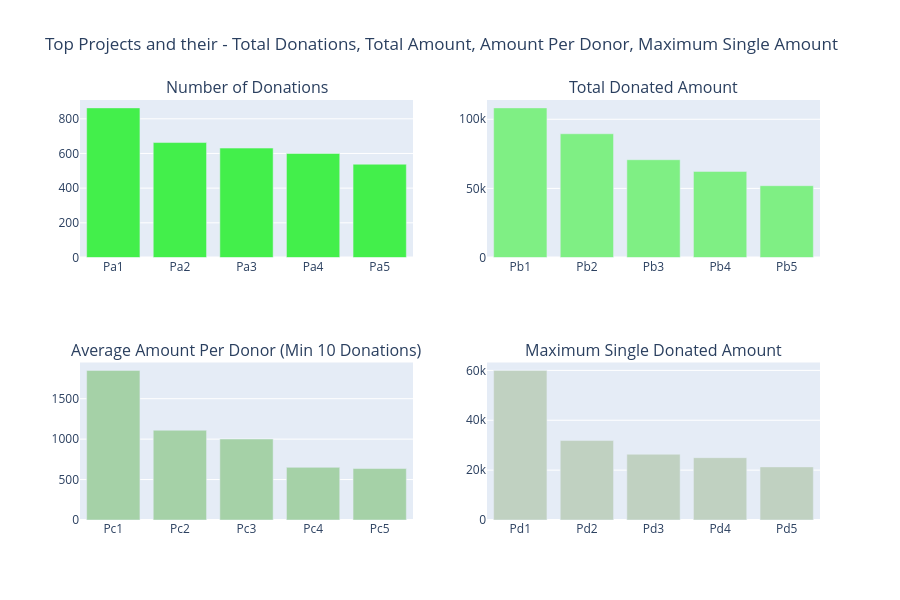

Notebook source saved alongside this figure:
### Markdown cell above
Hasta abril de 2018, se han realizado un total de **4,687,884 donaciones** en DonorsChoose. El monto donado más alto asciende a **USD 60,000**, donados en 2013. Solo **6 donaciones superan los USD 20,000**, mientras que únicamente **61 pagos son mayores a USD 10,000**. La mayoría de los pagos (aproximadamente el **83%** de todas las donaciones) son **inferiores a USD 100**. Hay 350 pagos de menos de USD 1 → una cantidad pequeña, pero que igual puede marcar la diferencia. Hasta abril de 2018, DonorsChoose ha recaudado una cantidad total enorme de **USD 284,408,243** a través de su plataforma. El monto promedio donado en DonorsChoose es de USD 60. Veamos los detalles de los donantes y los proyectos relacionados con estas donaciones en las siguientes secciones.

## <a id="3.2">3.2 Proyectos y sus donaciones</a>

Identifiquemos los mejores proyectos y los valores de sus atributos relacionados:

- 3.2.1 Proyectos con el mayor número de donantes
- 3.2.2 Proyectos con los montos totales financiados más altos
- 3.2.3 Proyectos con los montos promedio más altos por donante
- 3.2.4 Proyectos con el monto donado único más alto

### Code cell
# Which Projects Had the maximum Donations 
tempdf = donations_df.groupby('Project ID').agg({'Project ID' : 'count', 'Donation Amount' : 'sum'}).rename(columns={'Project ID' : "Total Donations", 'Donation Amount' : "Total Amount"}).reset_index()
tempdf['Average Donation Amount'] = tempdf['Total Amount'] / tempdf['Total Donations']

tempdf1 = tempdf.sort_values(by=['Total Donations'], ascending=[False])
x = tempdf1.head(5)['Project ID']
x = ["Pa"+str(i+1) for i in range(len(x))]
y = tempdf1.head(5)['Total Donations']
tr1 = bar_ver_noagg(x, y, 'Total Donations', '#43ef4b', lm=None, rt=True)

tempdf1 = tempdf.sort_values(by=['Total Amount'], ascending=[False])
x = tempdf1.head(5)['Project ID']
x = ["Pb"+str(i+1) for i in range(len(x))]
y = tempdf1.head(5)['Total Amount']
tr2 = bar_ver_noagg(x, y, 'Average Donations', '#7fef84', lm=None, rt=True)

tempdf_filtered = tempdf[tempdf['Total Donations'] > 10].sort_values(by=['Average Donation Amount'], ascending=False)
x = tempdf_filtered.head(5)['Project ID']
x = ["Pc"+str(i+1) for i in range(len(x))]
y = tempdf_filtered.head(5)['Average Donation Amount']
tr3 = bar_ver_noagg(x, y, 'Average Donations (Min: 10 Donations)', '#a5d1a7', lm=None, rt=True)

tempdf = donations_df.groupby('Project ID').agg({'Project ID' : 'count', 'Donation Amount' : 'max'}).rename(columns={'Project ID' : "Total Donations", 'Donation Amount' : "Maximum Donations"}).reset_index()
tempdf1 = tempdf.sort_values(by=['Maximum Donations'], ascending=[False])
x = tempdf1.head(5)['Project ID']
x = ["Pd"+str(i+1) for i in range(len(x))]
y = tempdf1.head(5)['Maximum Donations']
tr4 = bar_ver_noagg(x, y, 'Maximum Donations', '#c0d1c1', lm=None, rt=True)

fig = tools.make_subplots(rows=2, cols=2, print_grid=False, subplot_titles = ['Number of Donations', "Total Donated Amount", 'Average Amount Per Donor (Min 10 Donations)', 'Maximum Single Donated Amount'])
fig.append_trace(tr1, 1, 1);
fig.append_trace(tr2, 1, 2);
fig.append_trace(tr3, 2, 1);
fig.append_trace(tr4, 2, 2);
fig['layout'].update(height=600, showlegend=False, title='Top Projects and their - Total Donations, Total Amount, Amount Per Donor, Maximum Single Amount');
iplot(fig);
print('Proyectos con más de 10 donaciones:', len(tempdf[tempdf['Total Donations'] > 10]))

### Figure 1 — Plotly figure (JSON) as saved in the notebook; plotly's stock layout.template omitted (floating-point values rounded to 4 significant figures)
{"data": [{"marker": {"color": "#43ef4b"}, "type": "bar", "x": ["Pa1", "Pa2", "Pa3", "Pa4", "Pa5"], "xaxis": "x", "y": [863, 663, 631, 600, 538], "yaxis": "y"}, {"marker": {"color": "#7fef84"}, "type": "bar", "x": ["Pb1", "Pb2", "Pb3", "Pb4", "Pb5"], "xaxis": "x2", "y": [108200.0, 89510.0, 70730.0, 62290.0, 51950.0], "yaxis": "y2"}, {"marker": {"color": "#a5d1a7"}, "type": "bar", "x": ["Pc1", "Pc2", "Pc3", "Pc4", "Pc5"], "xaxis": "x3", "y": [1850.0, 1110.0, 1002.0, 650.9, 636.6], "yaxis": "y3"}, {"marker": {"color": "#c0d1c1"}, "type": "bar", "x": ["Pd1", "Pd2", "Pd3", "Pd4", "Pd5"], "xaxis": "x4", "y": [60000.0, 31860.0, 26370.0, 25000.0, 21300.0], "yaxis": "y4"}], "layout": {"annotations": [{"font": {"size": 16}, "showarrow": false, "text": "Number of Donations", "x": 0.225, "xanchor": "center", "xref": "paper", "y": 1, "yanchor": "bottom", "yref": "paper"}, {"font": {"size": 16}, "showarrow": false, "text": "Total Donated Amount", "x": 0.775, "xanchor": "center", "xref": "paper", "y": 1, "yanchor": "bottom", "yref": "paper"}, {"font": {"size": 16}, "showarrow": false, "text": "Average Amount Per Donor (Min 10 Donations)", "x": 0.225, "xanchor": "center", "xref": "paper", "y": 0.375, "yanchor": "bottom", "yref": "paper"}, {"font": {"size": 16}, "showarrow": false, "text": "Maximum Single Donated Amount", "x": 0.775, "xanchor": "center", "xref": "paper", "y": 0.375, "yanchor": "bottom", "yref": "paper"}], "height": 600, "showlegend": false, "title": {"text": "Top Projects and their - Total Donations, Total Amount, Amount Per Donor, Maximum Single Amount"}, "xaxis": {"anchor": "y", "domain": [0, 0.45]}, "xaxis2": {"anchor": "y2", "domain": [0.55, 1]}, "xaxis3": {"anchor": "y3", "domain": [0, 0.45]}, "xaxis4": {"anchor": "y4", "domain": [0.55, 1]}, "yaxis": {"anchor": "x", "domain": [0.625, 1]}, "yaxis2": {"anchor": "x2", "domain": [0.625, 1]}, "yaxis3": {"anchor": "x3", "domain": [0, 0.375]}, "yaxis4": {"anchor": "x4", "domain": [0, 0.375]}}}
